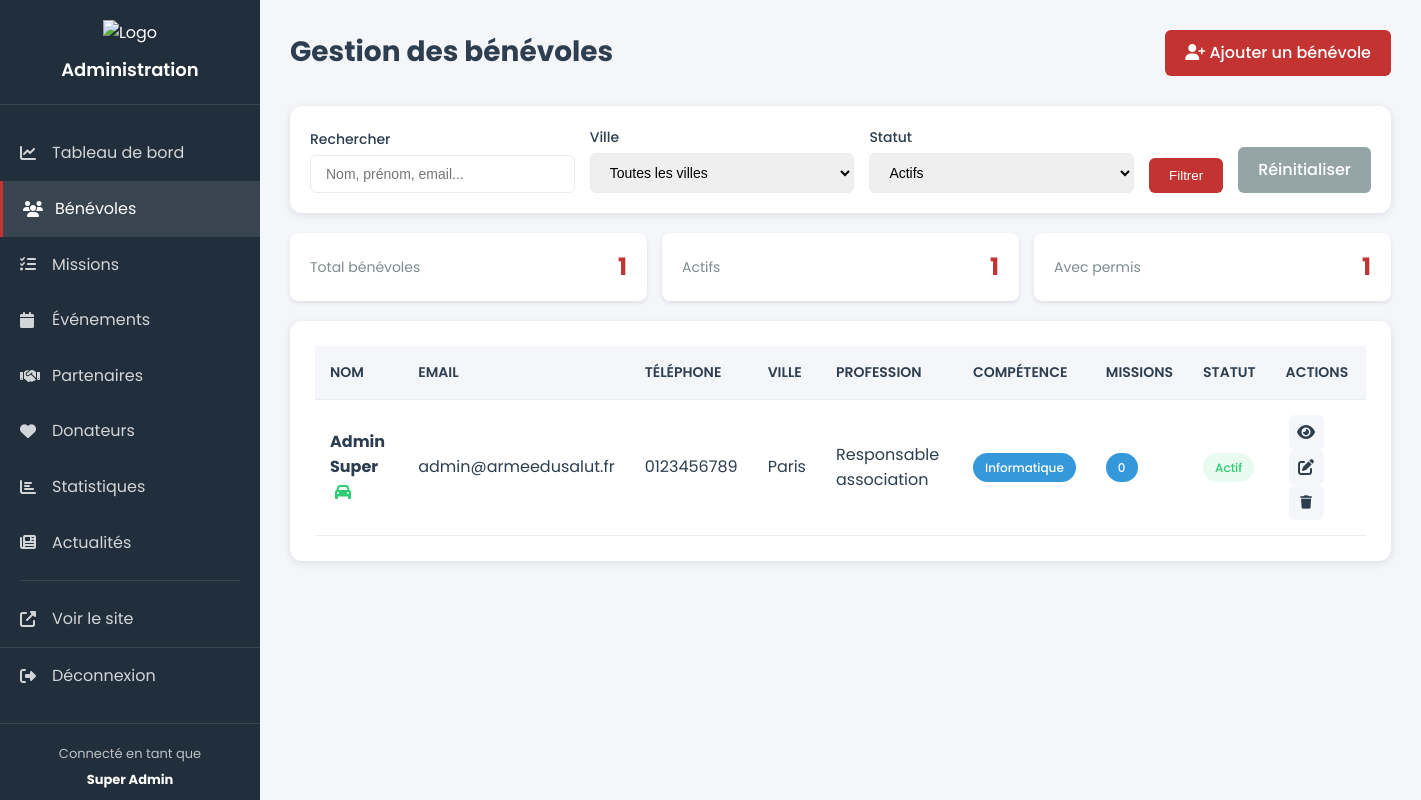
The app's page /admin/benevoles.php (signed in) with its own data.
### tables this page shows
CREATE TABLE BENEVOLES (
        IDUtilisateur INTEGER PRIMARY KEY,
        DateNaissance DATE NOT NULL,
        Profession TEXT,
        Actif INTEGER DEFAULT 1,
        Permis INTEGER DEFAULT 0,
        DateCreationBenevole DATE DEFAULT CURRENT_DATE,
        IDVille INTEGER,
        IDRegime INTEGER,
        IDHandicap INTEGER,
        IDCompetence INTEGER,
        FOREIGN KEY (IDUtilisateur) REFERENCES UTILISATEUR(IDUtilisateur) ON DELETE CASCADE,
        FOREIGN KEY (IDVille) REFERENCES VILLE(IDVille),
        FOREIGN KEY (IDRegime) REFERENCES REGIME_ALIMENTAIRE(IDRegime),
        FOREIGN KEY (IDHandicap) REFERENCES HANDICAP(IDHandicap),
        FOREIGN KEY (IDCompetence) REFERENCES COMPETENCE(IDCompetence)
    );

### admin/benevoles.php (the view, shortened to what this page needs)
<?php
try {
    $db = new PDO('sqlite:' . __DIR__ . '/../database/arme_du_salut.db');
    $db->setAttribute(PDO::ATTR_ERRMODE, PDO::ERRMODE_EXCEPTION);
} catch(PDOException $e) {
    die('Erreur de connexion : ' . $e->getMessage());
}
$search = isset($_GET['search']) ? $_GET['search'] : '';
$actif_filter = isset($_GET['actif']) ? $_GET['actif'] : '1';
$sql = "
    SELECT
        b.IDUtilisateur,
        u.Nom,
        u.Prenom,
        u.Mail,
        u.Telephone,
        b.DateNaissance,
        b.Profession,
        b.Actif,
        b.Permis,
        v.NomVille,
        r.NomRegime,
        h.NomHandicap,
        c.NomCompetence,
        (SELECT COUNT(*) FROM PARTICIPE_MISSION pm WHERE pm.IDUtilisateur = b.IDUtilisateur) as NbMissions
    FROM BENEVOLES b
    JOIN UTILISATEUR u ON b.IDUtilisateur = u.IDUtilisateur
    LEFT JOIN VILLE v ON b.IDVille = v.IDVille
    LEFT JOIN REGIME_ALIMENTAIRE r ON b.IDRegime = r.IDRegime
    LEFT JOIN HANDICAP h ON b.IDHandicap = h.IDHandicap
    LEFT JOIN COMPETENCE c ON b.IDCompetence = c.IDCompetence
    WHERE 1=1
";
$params = [];
if ($actif_filter !== '') {
    $sql .= " AND b.Actif = ?";
    $params[] = $actif_filter;
}
$sql .= " ORDER BY u.Nom, u.Prenom";
$stmt = $db->prepare($sql);
$stmt->execute($params);
$benevoles = $stmt->fetchAll(PDO::FETCH_ASSOC);
include __DIR__ . '/components/admin_header.php';
?>
    <div class="admin-container">
        <?php include __DIR__ . '/components/admin_sidebar.php'; ?>
        <div class="admin-content">
            <div class="content-header">
                <h1>Gestion des bénévoles</h1>
                <a href="/admin/benevoles_add.php" class="btn-primary">
                    <i class="fas fa-user-plus"></i> Ajouter un bénévole
                </a>
            </div>
            <div class="filters-section">
                <form method="GET" class="filters-form">
                    <div class="filter-group">
                        <label>Rechercher</label>
                        <input type="text" name="search" value="<?php echo htmlspecialchars($search); ?>"
                               placeholder="Nom, prénom, email...">
                    </div>
                    <div class="filter-group">
                        <label>Ville</label>
                        <select name="ville">
                            <option value="">Toutes les villes</option>
                        </select>
                    </div>
                    <div class="filter-group">
                        <label>Statut</label>
                        <select name="actif">
                            <option value="1" <?php echo $actif_filter === '1' ? 'selected' : ''; ?>>Actifs</option>
                        </select>
                    </div>
                    <button type="submit" class="btn-primary">Filtrer</button>
                    <a href="/admin/benevoles.php" class="btn-secondary">Réinitialiser</a>
                </form>
            </div>
            <div class="stats-mini">
                <div class="stat-mini">
                    <span class="stat-mini-label">Total bénévoles</span>
                    <span class="stat-mini-value"><?php echo count($benevoles); ?></span>
                </div>
                <div class="stat-mini">
                    <span class="stat-mini-label">Actifs</span>
                    <span class="stat-mini-value"><?php echo count(array_filter($benevoles, fn($b) => $b['Actif'] == 1)); ?></span>
                </div>
                <div class="stat-mini">
                    <span class="stat-mini-label">Avec permis</span>
                    <span class="stat-mini-value"><?php echo count(array_filter($benevoles, fn($b) => $b['Permis'] == 1)); ?></span>
                </div>
            </div>
            <div class="content-section">
                <div class="table-responsive">
                    <table class="admin-table">
                        <thead>
                        <tr>
                            <th>Nom</th>
                            <th>Email</th>
                            <th>Téléphone</th>
                            <th>Ville</th>
                            <th>Profession</th>
                            <th>Compétence</th>
                            <th>Missions</th>
                            <th>Statut</th>
                            <th>Actions</th>
                        </tr>
                        </thead>
                        <tbody>
                        <?php foreach ($benevoles as $b): ?>
                            <tr>
                                <td>
                                    <strong><?php echo htmlspecialchars($b['Nom'] . ' ' . $b['Prenom']); ?></strong>
                                    <?php if ($b['Permis']): ?>
                                        <i class="fas fa-car text-success" title="Permis de conduire"></i>
                                    <?php endif; ?>
                                </td>
                                <td><?php echo htmlspecialchars($b['Mail']); ?></td>
                                <td><?php echo htmlspecialchars($b['Telephone'] ?? '-'); ?></td>
                                <td><?php echo htmlspecialchars($b['NomVille'] ?? '-'); ?></td>
                                <td><?php echo htmlspecialchars($b['Profession'] ?? '-'); ?></td>
                                <td>
                                    <?php if ($b['NomCompetence']): ?>
                                        <span class="badge"><?php echo htmlspecialchars($b['NomCompetence']); ?></span>
                                    <?php else: ?>
                                        -
                                    <?php endif; ?>
                                </td>
                                <td>
                                    <span class="badge badge-info"><?php echo $b['NbMissions']; ?></span>
                                </td>
                                <td>
                                    <?php if ($b['Actif']): ?>
                                        <span class="status-badge status-active">Actif</span>
                                    <?php else: ?>
                                        <span class="status-badge status-inactive">Inactif</span>
                                    <?php endif; ?>
                                </td>
                                <td>
                                    <a href="/admin/benevoles_detail.php?id=<?php echo $b['IDUtilisateur']; ?>"
                                       class="btn-icon" title="Voir">
                                        <i class="fas fa-eye"></i>
                                    </a>
                                    <a href="/admin/benevoles_edit.php?id=<?php echo $b['IDUtilisateur']; ?>"
                                       class="btn-icon" title="Modifier">
                                        <i class="fas fa-edit"></i>
                                    </a>
                                    <form method="POST" style="display:inline;"
                                          onsubmit="return confirm('Êtes-vous sûr ?');">
                                        <button type="submit" class="btn-icon"
                                                title="<?php echo $b['Actif'] ? 'Désactiver' : 'Activer'; ?>">
                                            <i class="fas fa-<?php echo $b['Actif'] ? 'trash' : 'check'; ?>"></i>
                                        </button>
                                    </form>
                                </td>
                            </tr>
                        <?php endforeach; ?>
                        </tbody>
                    </table>
                </div>
            </div>
        </div>
    </div>
<?php include __DIR__ . '/components/admin_footer.php'; ?>

### assets/css/adminStyle.css (style rules this page uses)
:root { --admin-primary: #c23331; --admin-secondary: #2c3e50; --admin-success: #2ecc71; --admin-warning: #f39c12; --admin-info: #3498db; --admin-danger: #e74c3c; --admin-bg: #f5f6fa; --admin-sidebar: #212f3c; --admin-text: #2c3e50; --admin-border: #e9ecef; }
* { margin: 0; padding: 0; box-sizing: border-box; }
body { font-family: 'Poppins', sans-serif; background: var(--admin-bg); color: var(--admin-text); line-height: 1.6; }
.admin-container { display: flex; min-height: 100vh; }
.admin-content { flex: 1; margin-left: 260px; padding: 30px; }
.content-header { display: flex; justify-content: space-between; align-items: center; margin-bottom: 30px; }
.content-header h1 { font-size: 28px; color: var(--admin-text); }
.content-section { background: white; padding: 25px; border-radius: 12px; box-shadow: 0 2px 8px rgba(0,0,0,0.1); margin-bottom: 30px; }
.table-responsive { overflow-x: auto; }
.admin-table { width: 100%; border-collapse: collapse; }
.admin-table thead { background: var(--admin-bg); }
.admin-table th, .admin-table td { padding: 15px; text-align: left; border-bottom: 1px solid var(--admin-border); }
.admin-table th { font-weight: 600; color: var(--admin-text); font-size: 14px; text-transform: uppercase; }
.badge { display: inline-block; padding: 5px 12px; background: var(--admin-info); color: white; border-radius: 20px; font-size: 12px; font-weight: 500; }
.badge-info { background: var(--admin-info); }
.status-badge { display: inline-block; padding: 5px 12px; border-radius: 20px; font-size: 12px; font-weight: 500; }
.status-active { background: rgba(46, 204, 113, 0.1); color: var(--admin-success); }
.btn-primary, .btn-success, .btn-danger, .btn-secondary { padding: 10px 20px; border-radius: 6px; text-decoration: none; font-weight: 500; transition: all 0.3s; display: inline-block; border: none; cursor: pointer; }
.btn-primary { background: var(--admin-primary); color: white; }
.btn-secondary { background: #95a5a6; color: white; }
.btn-icon { display: inline-flex; align-items: center; justify-content: center; width: 35px; height: 35px; border-radius: 6px; background: var(--admin-bg); color: var(--admin-text); text-decoration: none; margin: 0 3px; transition: all 0.3s; border: none; cursor: pointer; }
.filters-section { background: white; padding: 20px; border-radius: 12px; box-shadow: 0 2px 8px rgba(0,0,0,0.1); margin-bottom: 20px; }
.filters-form { display: flex; gap: 15px; flex-wrap: wrap; align-items: end; }
.filter-group { flex: 1; min-width: 200px; }
.filter-group label { display: block; margin-bottom: 5px; font-weight: 500; font-size: 14px; color: var(--admin-text); }
.filter-group input, .filter-group select { width: 100%; padding: 10px 15px; border: 1px solid var(--admin-border); border-radius: 6px; font-size: 14px; }
.stats-mini { display: flex; gap: 15px; margin-bottom: 20px; }
.stat-mini { flex: 1; background: white; padding: 15px 20px; border-radius: 8px; box-shadow: 0 2px 4px rgba(0,0,0,0.1); display: flex; justify-content: space-between; align-items: center; }
.stat-mini-label { font-size: 14px; color: #7f8c8d; }
.stat-mini-value { font-size: 24px; font-weight: 700; color: var(--admin-primary); }

### admin/benevoles.php (style rules this page uses)
.filters-section { background: white; padding: 20px; border-radius: 12px; box-shadow: 0 2px 8px rgba(0,0,0,0.1); margin-bottom: 20px; }
.filters-form { display: flex; gap: 15px; flex-wrap: wrap; align-items: end; }
.filter-group { flex: 1; min-width: 200px; }
.filter-group label { display: block; margin-bottom: 5px; font-weight: 500; font-size: 14px; color: var(--admin-text); }
.filter-group input, .filter-group select { width: 100%; padding: 10px 15px; border: 1px solid var(--admin-border); border-radius: 6px; font-size: 14px; }
.stats-mini { display: flex; gap: 15px; margin-bottom: 20px; }
.stat-mini { flex: 1; background: white; padding: 15px 20px; border-radius: 8px; box-shadow: 0 2px 4px rgba(0,0,0,0.1); display: flex; justify-content: space-between; align-items: center; }
.stat-mini-label { font-size: 14px; color: #7f8c8d; }
.stat-mini-value { font-size: 24px; font-weight: 700; color: var(--admin-primary); }
.badge-info { background: var(--admin-info); color: white; }
.status-active { background: rgba(46, 204, 113, 0.1); color: var(--admin-success); }
.text-success { color: var(--admin-success); margin-left: 5px; }

### records on screen
benevoles: Actif "1", Permis "1", Prenom "Admin Super", Mail "admin@armeedusalut.fr", Telephone "0123456789", NomVille "Paris", Profession "Responsable association", NomCompetence "Informatique", NbMissions "0"

### other values on screen
$_SESSION['user_name'] "Super Admin"
count($benevoles) "1"
